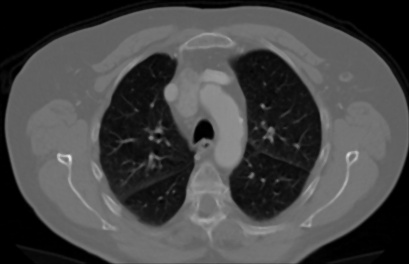
#> input picture sample/train/adenocarcinoma_left.lower.lobe_T2_N0_M0_Ib/000000 (6).jpg, 409 x 264 px, found by its file name; the run also reads 1 picture not shown here
$ jupyter execute 03_07_PreProcessing.ipynb   (shell and % lines are left out)
#> lines starting #> are read from the running program, lines starting #| are printed output that depends on the picture
[cell 1]
from google.colab import drive as drive
drive.mount('/content/drive')

[cell 2]
# Access a public Github repos
%cd '/content'

[cell 3]
import pandas as pd
import numpy as np
import os
import matplotlib.pyplot as plt
import cv2
from PIL import Image

[cell 4]
# @title
def DataSetSummary (local_path, tabs):
  # Take list of files & folders in local folder
  all_items = os.listdir(local_path)

  # Filter folder list
  folders = [item for item in all_items if os.path.isdir(os.path.join(local_path, item))]

  # Print summary information if folders > 0:
  if(len(folders) > 0):
    indent = '\t' * tabs
    print("{}Tổng số thư mục: {}".format(indent, len(folders)))
    for folder in folders:
      folder_path = os.path.join(local_path, folder)
      files_in_folder = len(os.listdir(folder_path))
      print("{}-Thư mục: {}, Số tệp: {}".format(indent, folder, files_in_folder))
      DataSetSummary(folder_path, tabs+1)

# DataSetSummary(local_path, 0)

[cell 5]
# import os

# Hierarchical local folder in Colab
repository_folder = ["Chest-CT-Scan-images-Dataset"]

for folder in repository_folder:
  local_path = '/content/' + folder + '/dataset'
  DataSetSummary(local_path, 0)
  local_path = '/content/' + folder + '/sample'
  DataSetSummary(local_path, 0)

[cell 6]
%cd /content/drive/MyDrive/Colab Notebooks/Thesis/Preprocessing/Chest-CT-Scan-images-Dataset

[cell 7]
# Set the path to your dataset
dataset_path = '/content/Chest-CT-Scan-images-Dataset/sample'
# dataset_path = '/content/Chest-CT-Scan-images-Dataset/dataset'

[cell 8]
# [26 lines of commented-out code are left out]

[cell 9]
class Image:
    def __init__(self, path, label):
        # self.image = cv2.imread(path) # directly read
        self.path = path # only directory
        self.label = label

def load_images_from_folder(dataset_path, images_per_class=None):
    images = {}
    for class_name in os.listdir(dataset_path):
        class_folder_path = os.path.join(dataset_path, class_name)
        if os.path.isdir(class_folder_path):
            count = 0
            images[class_name] = []
            for image_name in os.listdir(class_folder_path):
                if images_per_class is None or count < images_per_class:
                    image_path = os.path.join(class_folder_path, image_name)
                    img = Image(image_path, class_name)
                    images[class_name].append(img)
                    count += 1
    return images

def imshow(images, images_per_class=None):
#> called with images_per_class = 10
    for class_name, imgs in images.items():
        plt.figure(figsize=(30,30))
        print(f'Class {class_name}')
        for i in range(min(images_per_class if images_per_class else len(imgs), len(imgs))):
            plt.subplot(1, images_per_class if images_per_class else len(imgs), i+1)
            img = cv2.imread(imgs[i].path)
#> img is the input picture: shape (264, 409, 3); min 0, max 228, mean 70.6
            # img = cv2.cvtColor(img, cv2.COLOR_BGR2RGB)
            plt.imshow(img)
            # plt.title(os.path.basename(imgs[i].path))
            plt.axis('off')
        plt.show()

# Example usage:
images = load_images_from_folder('/content/Chest-CT-Scan-images-Dataset/dataset/train')
imshow(images, 10)

[cell 10]
from PIL import Image

def get_image_specifications(image_path):
    # Open the image file
    with Image.open(image_path) as img:
        # Get image specifications
#> img: PIL image 409x264 L
        image_format = img.format
        image_mode = img.mode
        image_size = img.size
        image_width, image_height = img.size
        image_color = img.getcolors()
#> image_color = 208 pairs, first value 1 to 12130, second value 0 to 228

    return f"Image Format: {image_format}\nImage Mode: {image_mode}\nImage Size: {image_size} pixels (Width: {image_width}, Height: {image_height})\nImage Colors: {image_color}"

# Example usage:
print('images.keys:', images.keys())
image_path = "/content/Chest-CT-Scan-images-Dataset/sample/train/adenocarcinoma_left.lower.lobe_T2_N0_M0_Ib/000000 (6).png"
# print('image_path:',image_path := images['normal'][0].path)
image_specifications = get_image_specifications(image_path)
print(image_specifications)
#> (printed output is left out)

## Noise Metrics

GitHub Copilot: The evaluation metrics indicate that both the Github Copilot's code and ChatGPT's code have successfully reduced the noise in the image, as evidenced by the non-infinite PSNR and non-zero RMSE values.

The PSNR (Peak Signal-to-Noise Ratio) is a measure of the peak error. The fact that PSNR is infinite for the original image indicates there's no noise (as it's being compared with itself), while for the processed images, the PSNR values are finite and quite high, indicating a low level of distortion.

The RMSE (Root Mean Square Error) is a quadratic scoring rule that measures the average magnitude of the error. The fact that RMSE is zero for the original image indicates there's no error (as it's being compared with itself), while for the processed images, the RMSE values are non-zero but quite low, indicating a low level of error.

The SNR (Signal-to-Noise Ratio) is a measure of signal strength relative to background noise. The negative SNR values indicate that the noise is stronger than the signal, which is not ideal. However, the SNR values have increased (become less negative) from the original to the processed images, indicating that the signal has become stronger relative to the noise.

In terms of comparison between Github Copilot's code and ChatGPT's code, the metrics are quite similar, but ChatGPT's code has slightly better PSNR and RMSE values, indicating slightly less distortion and error. However, the differences are quite small and may not be noticeable in the image quality.

GitHub Copilot: Dĩ nhiên, dưới đây là các định nghĩa bằng tiếng Việt:

1. PSNR (Peak Signal-to-Noise Ratio - Tỉ lệ tín hiệu so với nhiễu): PSNR là một độ đo chất lượng của hình ảnh đã được khôi phục so với hình ảnh gốc. PSNR càng cao, chất lượng hình ảnh khôi phục càng tốt và càng giống với hình ảnh gốc.

2. RMSE (Root Mean Square Error - Sai số bình phương trung bình): RMSE là một độ đo sự khác biệt giữa các giá trị dự đoán bởi một mô hình và các giá trị thực tế. RMSE càng thấp, mô hình dự đoán càng chính xác.

3. SNR (Signal-to-Noise Ratio - Tỉ lệ tín hiệu so với nhiễu): SNR là một độ đo chất lượng tín hiệu so với nhiễu. SNR càng cao, chất lượng tín hiệu càng tốt và nhiễu càng ít.

Lưu ý rằng, mặc dù PSNR, RMSE, và SNR cao thường cho thấy chất lượng hình ảnh tốt hơn, nhưng chúng không phải lúc nào cũng dẫn đến độ chính xác cao hơn trong các tác vụ phân loại.

[cell 11]
from skimage.metrics import peak_signal_noise_ratio, mean_squared_error

# [21 lines left out: function calculate_metrics, not called in this run]

It looks like you've provided information about three different image quality metrics: PSNR (Peak Signal-to-Noise Ratio), MSE (Mean Squared Error), and AMBE (Absolute Mean Brightness Error). These metrics are commonly used for assessing the quality of reconstructed or processed images. Let me explain each of them briefly:

### 1. Peak Signal-to-Noise Ratio (PSNR):

PSNR is a measure of the quality of a reconstructed or processed image. It is expressed in decibels (dB) and is calculated using the formula:

$$ PSNR = 10 \cdot \log_{10}\left(\frac{{\text{Max Value}^2}}{{\text{MSE}}}\right) $$

Where:
- $\text{Max Value}$ is the maximum pixel value of the image (usually 255 for 8-bit images).
- $\text{MSE}$ is the Mean Squared Error between the original and processed images.

### 2. Mean Squared Error (MSE):

MSE is a measure of the average squared differences between corresponding pixels of the original and processed images. It is calculated using the formula:

$$ MSE = \frac{1}{N \times M} \sum_{i=1}^{N} \sum_{j=1}^{M} (I(i, j) - P(i, j))^2 $$

Where:
- $N$ and $M$ are the dimensions of the images.
- $I(i, j)$ is the intensity of the pixel at position $(i, j)$ in the original image.
- $P(i, j)$ is the intensity of the pixel at position $(i, j)$ in the processed image.

### 3. Absolute Mean Brightness Error (AMBE):

AMBE measures the contrast between the initial image's brightness and the improved image's brightness. It is given by the formula:

$$ AMBE = \frac{1}{N \times M} \sum_{i=1}^{N} \sum_{j=1}^{M} |I(i, j) - P(i, j)| $$

Where:
- $N$ and $M$ are the dimensions of the images.
- $I(i, j)$ is the intensity of the pixel at position $(i, j)$ in the original image.
- $P(i, j)$ is the intensity of the pixel at position $(i, j)$ in the processed image.

These metrics are commonly used for image quality assessment, and you can implement them using the appropriate formulas in your chosen programming language (such as Python). If you have specific questions or need code examples, feel free to ask!

[cell 12]
import cv2
import numpy as np

# [27 lines left out: function calculate_metrics, not called in this run]

## Original

[cell 13]
import os
import cv2
import numpy as np
from shutil import copyfile

def preprocess_and_copy(src_dir, dest_dir, preprocess_func):
    # Check if src_dir is a directory
    if os.path.isdir(src_dir):
        # If dest_dir does not exist, create it
        os.makedirs(dest_dir, exist_ok=True)

        # Iterate over files/directories in src_dir
        for item in os.listdir(src_dir):
            src_item_path = os.path.join(src_dir, item)
            dest_item_path = os.path.join(dest_dir, item)

            # If item is a directory, call function recursively
            if os.path.isdir(src_item_path):
                preprocess_and_copy(src_item_path, dest_item_path, preprocess_func)
            # If item is a file, apply preprocessing and copy
            elif os.path.isfile(src_item_path):
                img = cv2.imread(src_item_path)
                if img is not None:
                    img = preprocess_func(img)
                    cv2.imwrite(dest_item_path, img)

# Define your preprocessing function here
def preprocess_func(img):
    # TODO: Add your preprocessing steps here
    return img

# Usage:
dataset_path = '/content/Chest-CT-Scan-images-Dataset/sample'
# dataset_path = '/content/Chest-CT-Scan-images-Dataset/dataset'
output_path = '/content/drive/MyDrive/Colab Notebooks/Thesis/Preprocessing/Chest-CT-Scan-images-Dataset/Original'
preprocess_and_copy(dataset_path, output_path, preprocess_func)

## Hydrid image filtering: median and mean filters
DOI: https://doi.org/10.1109/ICEECCOT.2017.8284595

The proposed technique combines both linear and nonlinear filters, specifically using median and mean filters, to enhance the precision of pixel values in a noisy image. Here's a breakdown of the process:

### a. Median Value Calculation:

The median filter processes the image pixel by pixel using a rectangular sub-image window or mask (e.g., 3x3). For each pixel at coordinates (x, y), the median value is calculated by sorting the pixel values within the window numerically and selecting the middle value for odd-sized windows. For even-sized windows, the median may have multiple possible values. The median value (Median) is calculated as follows:

$ \text{Median} = \text{median}\left\{(u,v) \in S_{xy}\right\} \{g(u,v)\} $

Where:
- $ S_{xy} $ is the set of coordinates in the rectangular sub-image window centered at (x, y).
- $ \text{median} $ represents the median value of the window.
- $ g(u,v) $ is the pixel value at coordinates (u, v) in the window.

### b. Average Value Calculation:

The average value is calculated using each pixel in the sub-image window ($ S_{xy} $) and the previously calculated median value. This process maximizes the utilization of neighboring pixels. The average value ($ \text{Averagevalue}_i $) for each pixel is calculated as follows:

$ \text{Averagevalue}_i = \text{average}\left\{(u,v) \in S_{xy}\right\} \{g_i(u,v), \text{Median}\} $

Where:
- $ g_i(u,v) $ is each pixel in the sub-image window.
- If the sub-window size is, for example, 3x4, there will be a total of 12 average values.

### c. Center Pixel Value Calculation:

The center pixel value is calculated by applying arithmetic mean filtering or averaging all the average values ($ \text{Averagevalue}_i $) of the sub-image window. This value is used to replace the original pixel value at coordinates (x, y). The calculation is given by:

$ \text{Center Pixel Value} = \frac{\sum_{i=1}^{N} \text{Averagevalue}_i}{N} $

Where:
- $ N $ is the product of the row (M) and column (N) dimensions of the rectangular sub-image window of size M x N centered at point (x, y).

### Giải thích:
Nếu kích thước của cửa sổ là (3, 4), thì tổng số điểm trong cửa sổ sẽ là 12 (3 hàng x 4 cột). Để minh họa cụ thể:

#### a. Median Value Calculation:

Giả sử cửa sổ là (3, 4) và pixel mục tiêu là ở tọa độ (x, y). Khi tính giá trị trung vị, bạn sắp xếp tất cả các giá trị pixel trong cửa sổ theo thứ tự tăng dần và chọn giá trị ở giữa (vì cửa sổ có số lượng lẻ):

$ \text{Median} = \text{median}\{(u,v) \in S_{xy}\} \{g(u,v)\} $

Ví dụ: Giả sử cửa sổ là $[3, 5, 2, 7, 8, 1, 4, 6, 9, 0, 11, 10]$, giá trị trung vị sẽ là $5$ (giữa ở giữa).

Trong đó:
*   x, y: Tọa độ của pixel chính mà bạn đang xem xét và muốn thay đổi giá trị.
*   $S_{xy}$ là tập hợp các tọa độ trong cửa sổ hình chữ nhật tại điểm $(x, y)$, và $\text{median}$ là giá trị trung vị của cửa sổ. Bạn cần sắp xếp tất cả các giá trị pixel trong cửa sổ (3, 4) và chọn giá trị ở giữa (đối với cửa sổ có số lượng lẻ) hoặc giá trị trung bình của hai giá trị giữa (đối với cửa sổ có số lượng chẵn).
*   u, v: Tọa độ của các pixel xung quanh pixel chính, được sử dụng trong quá trình duyệt qua các pixel trong một cửa sổ (window) hoặc mặt nạ để thực hiện các phép toán lọc.
*   $g(u, v)$ là giá trị của pixel tại $(u, v)$ trong cửa sổ $S_{xy}$

#### b. Average Value Calculation:

Khi tính giá trị trung bình, bạn tính tổng của tất cả các giá trị pixel trong cửa sổ và chia cho số lượng pixel:

$ \text{Averagevalue}_i = \text{average}\{(u,v) \in S_{xy}\} \{g_i(u,v), \text{Median}\} $

Ví dụ: Giả sử cửa sổ là $[3, 5, 2, 7, 8, 1, 4, 6, 9, 0, 11, 10]$, giá trị trung bình sẽ là $(3+5+2+7+8+1+4+6+9+0+11+10)/12 = 5.25$.

Ở đây, $g_i(u, v)$ thường đại diện cho giá trị của pixel tại tọa độ $(u, v)$ trong cửa sổ $S_{xy}$

#### c. Center Pixel Value Calculation:

Khi tính giá trị của pixel trung tâm, bạn tính trung bình của tất cả các giá trị trung bình đã tính:

$ \text{Center Pixel Value} = \frac{\sum_{i=1}^{N} \text{Averagevalue}_i}{N} $

Ở đây, $N$ là tổng số điểm trong cửa sổ hình chữ nhật, và nếu cửa sổ là (3, 4), thì $N$ là $3 \times 4 = 12$. Bạn tính trung bình của tất cả giá trị trung bình đã tính ở bước trước để có giá trị cuối cùng của pixel trung tâm.

[cell 14]
'''
DOI: https://doi.org/10.1109/ICEECCOT.2017.8284595
Without using padding.
'''
import numpy as np
from scipy.ndimage import median_filter

def median_filter_window(window):
    return np.median(window)

def average_filter_window(window, median_value):
    return (window + median_value) / 2

def hybrid_filter(image, window_size):
#> called with image = array of shape (4, 4), window_size = (3, 3)
    height, width = image.shape
    result_image = np.zeros_like(image, dtype=float)

    half_window_height, half_window_width = window_size[0] // 2, window_size[1] // 2

    for x in range(half_window_height, height - half_window_height):
        for y in range(half_window_width, width - half_window_width):
            sub_window = image[x - half_window_height:x + half_window_height + 1, y - half_window_width:y + half_window_width + 1]
            print(sub_window)

            # Median Value Calculation
            median_value = median_filter_window(sub_window)
            print(median_value)

            # Average Value Calculation
            average_values = average_filter_window(sub_window, median_value)
            print(average_values)

            # Center Pixel Value Calculation
            result_image[x, y] = np.mean(average_values)
            print(result_image[x, y], '\n')

    return result_image

# Example Original Image in Numpy
img = np.array([[156, 106, 114, 190],
            [128, 103, 114, 81],
            [136, 136, 147, 96],
            [181, 111, 214, 81]])

# Assuming image is a 2D NumPy array
window_size = (3, 3)  # Adjust the window size as needed

# Apply the filtering method
result = hybrid_filter(img, window_size)
print(result)

import matplotlib.pyplot as plt

# Assuming 'img' is your original image and 'result' is the filtered image

# Plot the original image
plt.subplot(1, 2, 1)
plt.title('Original Image')
plt.imshow(img, cmap='gray')
plt.axis('off')

# Plot the filtered image
plt.subplot(1, 2, 2)
plt.title('Filtered Image')
plt.imshow(result, cmap='gray')
plt.axis('off')

# Show the plot
plt.show()
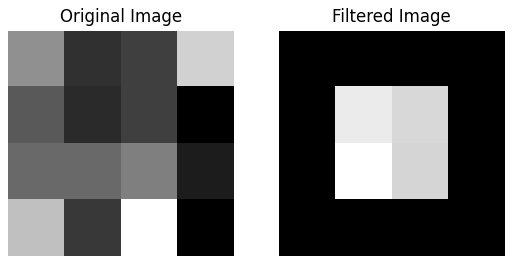
#> figure drawn by matplotlib, 2 panels

[cell 15]
'''
DOI: https://doi.org/10.1109/ICEECCOT.2017.8284595
Using padding for imnage border
Clean syntax.
'''
import numpy as np
from scipy.ndimage import median_filter

def hybrid_filter(image, window_size):
#> called with image = array of shape (4, 4), window_size = (3, 3)
    height, width = image.shape

    # Calculate padding needed
    pad_height = window_size[0] // 2
    pad_width = window_size[1] // 2

    # Add padding to the image
    padded_image = cv2.copyMakeBorder(src=image, top=pad_height, bottom=pad_height, left=pad_width, right=pad_width, borderType=cv2.BORDER_CONSTANT, value=0) # cv2.BORDER_REFLECT

    # Create an output image with the same size as the input
    output_image = np.zeros_like(image, dtype=float)

    for x in range(pad_height, height + pad_height):
        for y in range(pad_width, width + pad_width):
            sub_window = padded_image[x - pad_height:x + pad_height + 1, y - pad_width:y + pad_width + 1]
            print(sub_window)

            # Median Value Calculation
            median_value = np.median(sub_window)
            print(median_value)

            # Average Value Calculation
            average_values = (sub_window + median_value) / 2
            print(average_values)

            # Center Pixel Value Calculation
            output_image[x - pad_height, y - pad_width] = np.mean(average_values)
            print(output_image[x - pad_height, y - pad_width], '\n')

    return output_image

img = np.array([[156, 106, 114, 190],
            [128, 103, 114, 81],
            [136, 136, 147, 96],
            [181, 111, 214, 81]])

# Assuming image is a 2D NumPy array
window_size = (3, 3)  # Adjust the window size as needed

# Apply the filtering method
result = hybrid_filter(img, window_size)
print(result)

import matplotlib.pyplot as plt

# Assuming 'img' is your original image and 'result' is the filtered image

# Plot the original image
plt.subplot(1, 2, 1)
plt.title('Original Image')
plt.imshow(img, cmap='gray')
plt.axis('off')

# Plot the filtered image
plt.subplot(1, 2, 2)
plt.title('Filtered Image')
plt.imshow(result, cmap='gray')
plt.axis('off')

# Show the plot
plt.show()
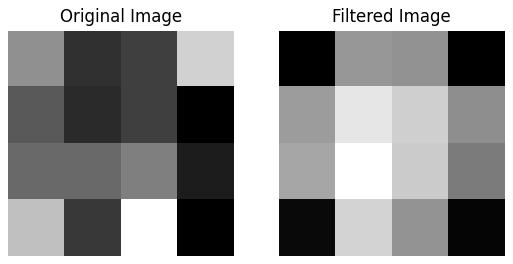
#> figure drawn by matplotlib, 2 panels

### Method 2
https://oirl.github.io/Speckle-Hybrid-median-mean/

https://doi.org/10.1117/1.OE.60.12.123107

[cell 16]
# libraries
import numpy as np
import cv2
from scipy import ndimage
from matplotlib import pyplot as plt


def measure_speckle(sample):
    # Define ROI coordinates
    # x1 = 0
    # y1 = 0
    # x2, y2 = sample.shape

    # Resize the image to half its size
    height, width = sample.shape
    newimg = cv2.resize(sample, (int(width / 2), int(height / 2)))
    sample = newimg

    # Calculate the coordinates of the ROI
    x1 = int(width * 0.2)
    y1 = int(height * 0.3)
    x2 = int(width * 0.2)
    y2 = int(height * 0.6)

    roi_mean = sample[x1:x2, y1:y2]
    std_mean = np.std(roi_mean)
    mean_mean = np.mean(roi_mean)
    max_speckle_contrast = std_mean / mean_mean
    return max_speckle_contrast, x1, y1, x2, y2, sample


def speckle_reduction(max_speckle_contrast, x1, y1, x2, y2, sample, max_kernel_size):
#> called with max_speckle_contrast = nan, x1 = 81, y1 = 79, x2 = 81, y2 = 158, max_kernel_size = 3
    mean_image = sample
    height, width = sample.shape  # get size of the image
    dim_vectors = round(int(max_kernel_size + 1) / 2)
    list_cont = list(range(1, dim_vectors + 1))
    array_cont = np.array(list_cont)
    list_kernel = list(range(1, max_kernel_size + 2, 2))
    array_kernel_size = np.array(list_kernel)
    cont = 1
    array_speckle_contrast = np.zeros(1)
    array_speckle_contrast[0] = max_speckle_contrast
    speckle_contrast = np.zeros([height, width, dim_vectors])
    for i in range(3, max_kernel_size + 2, 2):
        filter = ndimage.median_filter(sample, i, mode='constant', cval=0)
        # mean_image = (mean_image + filter) / 2
        correction_factor = np.mean(sample) / np.mean(filter)
        mean_image = (mean_image + filter * correction_factor) / 2
        speckle_contrast[:, :, cont] = mean_image
        # measure of speckle contrast
        roi_mean = mean_image[x1:x2, y1:y2]
        std_mean = np.std(roi_mean)
        mean_mean = np.mean(roi_mean)
        constrast_speckle_mean = std_mean / mean_mean
        array_speckle_contrast = np.append(array_speckle_contrast, [constrast_speckle_mean])
        cont = cont + 1
#> this loop made 1 pass
#> correction_factor on pass 1: 1.01
    max_contrast = max(array_speckle_contrast)
    array_speckle_contrast = array_speckle_contrast / max_contrast
    return array_cont, array_speckle_contrast, speckle_contrast, dim_vectors, array_kernel_size


def images(sample, speckle_contrast, dim_z):
#> called with speckle_contrast = array of shape (132, 204, 2), dim_z = 2
    plt.subplot(121).set_title("Original image")
    plt.imshow(sample, cmap=plt.cm.gray)
    plt.axis('off')
    plt.subplot(122).set_title("Image denoising [" + str((2*dim_z-1)) + 'x' + str((2*dim_z-1)) + ']')
    # plt.imshow(speckle_contrast[:, :, 2], cmap=plt.cm.gray)
    plt.imshow(speckle_contrast[:, :, dim_z - 1], cmap=plt.cm.gray)  # Use dim_z - 1 instead of 2
    plt.axis('off')
    plt.subplots_adjust(wspace=0.02, hspace=0.02, top=1, bottom=0, left=0, right=1)
    plt.show()
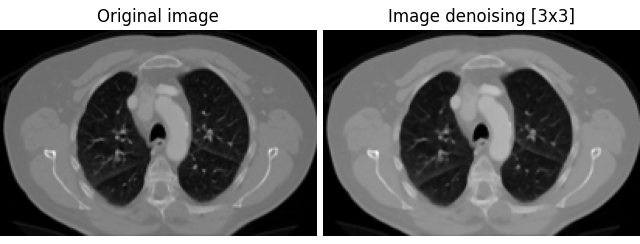
#> figure drawn by matplotlib, 2 panels


def plots_true(array_cont, array_speckle_contrast, array_kernel_size):
    theory = 1 / np.sqrt(array_cont)
    max_contrast = max(array_speckle_contrast)
    vec_contras_speckle = array_speckle_contrast / max_contrast
    plt.plot(array_cont, vec_contras_speckle, label="Hybrid median-mean", marker='o', color='green', linestyle='solid')
    plt.plot(array_cont, theory, label="Theory", marker='s', color='red', linestyle='dashed')
    plt.axis([1, array_cont.size, 0, 1])
    plt.xlabel("Number of iterations")
    plt.ylabel("Speckle contrast [a.u.]")
    plt.legend(bbox_to_anchor=(1.05, 1), loc='upper right')
    plt.title('Speckle contrast vs number of iterations')
    plt.grid()
    ax2 = plt.twiny()
    ax2.set_xlabel('k value', color='black')
    ax2.set_xticks(array_kernel_size)
    ax2.set_xlim((1, array_kernel_size[-1]))
    plt.show()


def save(sample, speckle_contrast):
    cv2.imwrite('original image.jpg', sample)
    cv2.imwrite('denoising image.jpg', speckle_contrast[:, :, -1])
#> (the rest of the program and of its run is left out)
